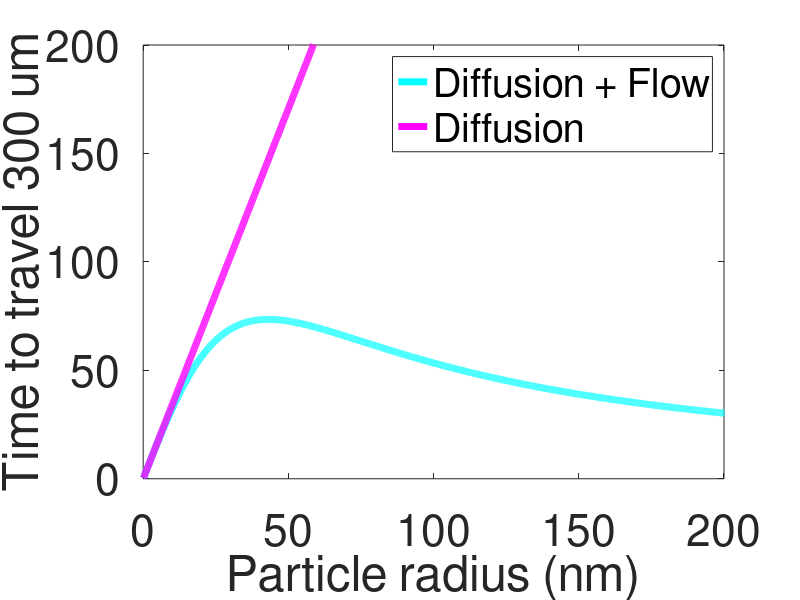
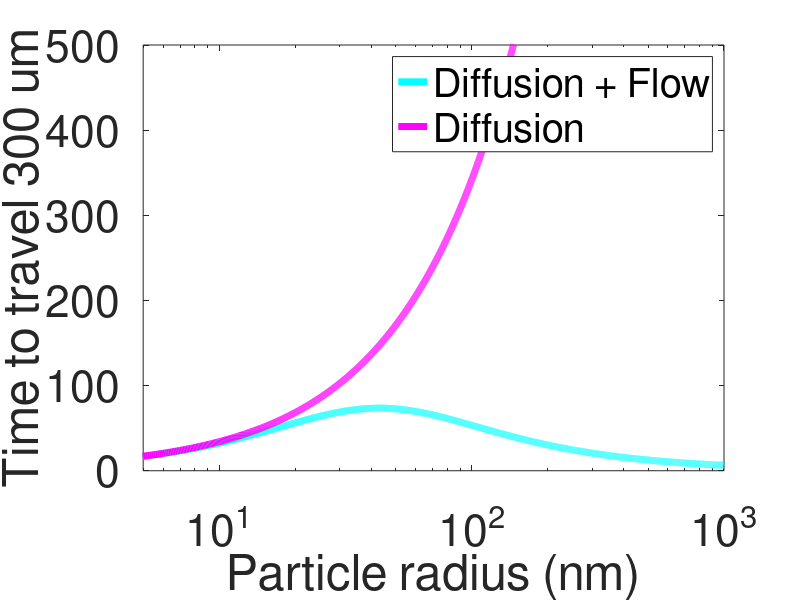

These charts were generated, in order, by the following MATLAB code:
r=(0.1:0.1:1000);%nm
v=5*10^(-6); %m/s
Radius=5*10^(-6);%um
Diff= 1.38064852 * 10^(-23)*300./(6*pi*r*10^(-9)*10^(-3));

EffectiveD=Diff.*(1+(v^2*Radius^2./(24*Diff.^2)));

Distance=3*10^(-4);
Time_Active=Distance^2./(2*EffectiveD);
Time_Passive=Distance^2./(2*Diff);

%%%%PLot%%%%

figure(2)
plot(r,Time_Active/60,'c','linewidth',5)
hold on
plot(r,Time_Passive/60,'m','linewidth',5)
axis([0 200 0 200])
legend ('Diffusion + Flow','Diffusion')
xlabel('Particle radius (nm)')
ylabel('Time to travel 300 um')
set(gca,'FontSize',32)



figure(3)
semilogx(r,Time_Active/60,'c','linewidth',5)
hold on
semilogx(r,Time_Passive/60,'m','linewidth',5)
axis([5 1000 0 500])
legend ('Diffusion + Flow','Diffusion')
xlabel('Particle radius (nm)')
ylabel('Time to travel 300 um')
set(gca,'FontSize',32)




